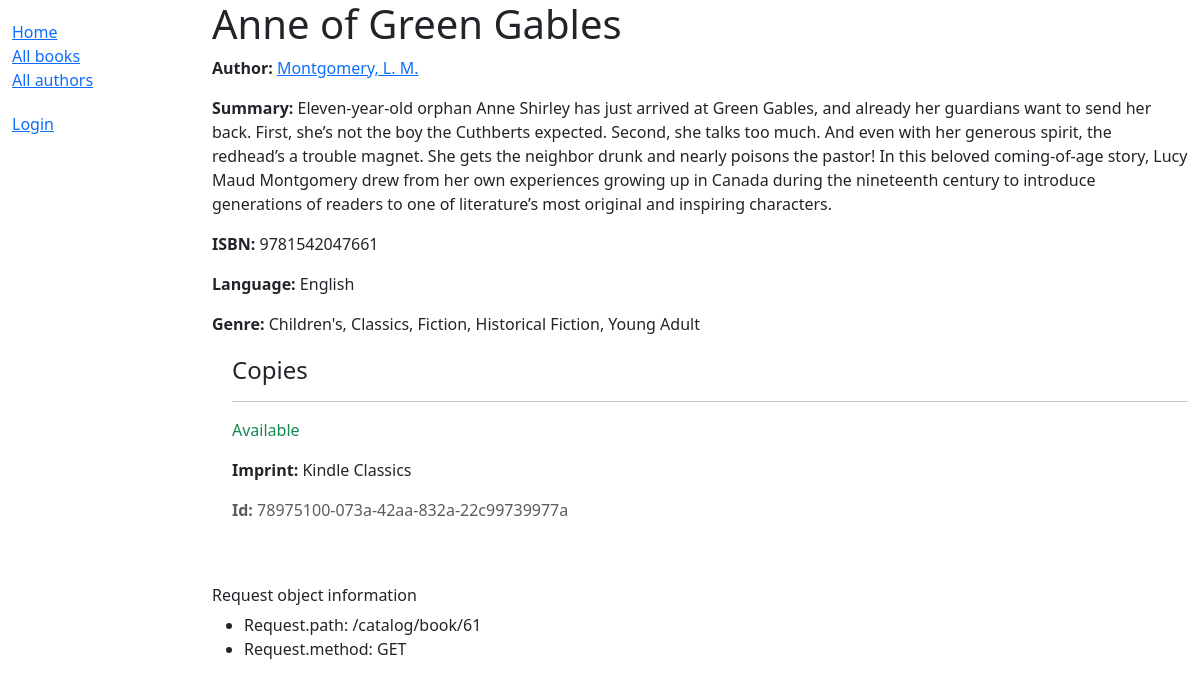
The page /catalog/book/61 on the database its author committed.
### catalog/models.py (models this page shows, shortened)
class Book(models.Model):
    title = models.CharField(max_length=200)
    author = models.ForeignKey('Author', on_delete=models.RESTRICT, null=True)
    summary = models.TextField(
        max_length=1000,
        help_text="Enter a brief description of the book",
    )
    isbn = models.CharField(
        'ISBN',
        max_length=13,
        unique=True,
        help_text='13 Character <a href="https://www.isbn-international.org/'
                  'content/what-isbn">ISBN number</a>',
    )
    genre = models.ManyToManyField(
        Genre,
        help_text="Select a genre for this book",
    )   # each genre can have many books and a book can have multiple genres
    def display_genre(self):
        """Create a string for the Genre. Required to display in Admin."""
        return '; '.join(genre.name for genre in self.genre.all()[:3])
    display_genre.short_description = 'Genre'
    language = models.ForeignKey(
        Language, on_delete=models.SET_NULL, null=True
    )
    class Meta:
        ordering = ['title', 'author']

class Author(models.Model):
    first_name = models.CharField(max_length=100)
    last_name = models.CharField(max_length=100)
    date_of_birth = models.DateField(null=True, blank=True)
    date_of_death = models.DateField('died', null=True, blank=True)
    class Meta:
        ordering = ['last_name', 'first_name']
    def get_absolute_url(self):
        return reverse('catalog:author-detail', args=[str(self.id)])
    def __str__(self) -> str:
        return f'{self.last_name}, {self.first_name}'

class Language(models.Model):
    name = models.CharField(max_length=200,
                            unique=True,
                            help_text="Enter the book's natural language "
                                      "(e.g. English, French etc.)")
    def __str__(self) -> str:
        return self.name
    class Meta:
        constraints = [
            UniqueConstraint(
                Lower('name'),
                name='language_name_case_insensitive_unique',
                violation_error_message='Language already exists '
                                        '(case insensitive match)'
            ),
        ]

class Genre(models.Model):
    name = models.CharField(
        max_length=200,
        unique=True,
        help_text="Enter a book genre (e.g. Fantasy, French Poetry etc.)"
    )
    def __str__(self) -> str:
        return self.name
    class Meta:
        constraints = [
            UniqueConstraint(
                Lower('name'),
                name='genre_name_case_insensitive_unique',
                violation_error_message="Genre already exists "
                                        "(case insensitive match)"
            ),
        ]
        ordering = ['name',]

class BookInstance(models.Model):
    id = models.UUIDField(
        primary_key=True, default=uuid.uuid4,
        help_text="Unique ID for this particular book across whole library"
    )
    book = models.ForeignKey(Book, on_delete=models.RESTRICT, null=True)
    imprint = models.CharField(max_length=200)
    due_back = models.DateField(null=True, blank=True)
    LOAN_STATUS = (
        ('m', 'Maintenance'),
        ('o', 'On loan'),
        ('a', 'Available'),
        ('r', 'Reserved'),
    )
    status = models.CharField(
        max_length=1,
        choices=LOAN_STATUS,
        blank=True,
        default='m',
        help_text='Book availability',
    )
    borrower = models.ForeignKey(
        settings.AUTH_USER_MODEL,
        on_delete=models.SET_NULL,
        null=True,
        blank=True,
    )
    class Meta:
        ordering = ['book', 'due_back']
        permissions = (
            ("can_mark_returned", "Set book as returned"),
            ("can_renew", "Renew the book's loaned period"),
        )

### catalog/views.py (the view)
# urls.py: path('book/<int:pk>', views.BookDetailView.as_view(), name='book-detail'),
class BookDetailView(generic.DetailView):
    model = Book

### catalog/templates/catalog/book_detail.html (shortened to what this page needs)
{% extends 'base_generic.html' %}
{% block content %}
    <h1>{{ object.title }}</h1>
    <p><strong>Author:</strong> <a href="{{ book.author.get_absolute_url }}">{{ book.author }}</a></p>
    <p><strong>Summary:</strong> {{ object.summary }}</p>
    <p><strong>ISBN:</strong> {{ book.isbn }}</p>
    <p><strong>Language:</strong> {{ book.language }}</p>
    <p><strong>Genre:</strong> {{ object.genre.all|join:", " }}</p>
    <div style="margin-left:20px;margin-top:20px;">
        <h4>Copies</h4>
        {% for copy in book.bookinstance_set.all %}
            <hr>
            <p class="{% if copy.status == 'a' %}text-success
                    {% elif copy.status == 'm' %}text-danger
                    {% else %}text-warning
                    {% endif %}">
                {{ copy.get_status_display }}
            </p>
            <p><strong>Imprint: </strong>{{ copy.imprint }}</p>
            <p class="text-muted"><strong>Id:</strong> {{ copy.id }}</p>
        {% empty %}
                <p class="text-danger">Please update the instance information!</p>
        {% endfor %}
    </div>
{% endblock %}
{% block sidebar %}
    {{ block.super }}
{% endblock %}

### rows shown on the page
Book: author "Montgomery, L. M.", summary "Eleven-year-old orphan Anne Shirley has just arrived at Green Gables, and already her guardians want to send her back. First, she’s not the boy the Cuthberts expected. Second, she talks too much. And even with her generous spirit, the redhead’s a trouble magnet. She gets the neighbor drunk and nearly poisons the pastor! In this beloved coming-of-age story, Lucy Maud Montgomery drew from her own experiences growing up in Canada during the nineteenth century to introduce generations of readers to one of literature’s most original and inspiring characters.", isbn "9781542047661", language "English", genre.all "Children's, Classics, Fiction, Historical Fiction, Young Adult"
BookInstance: status "Available", imprint "Kindle Classics", id "78975100-073a-42aa-832a-22c99739977a"

### other values the page prints
{{ request.path }} "/catalog/book/61"
{{ request.method }} "GET"
